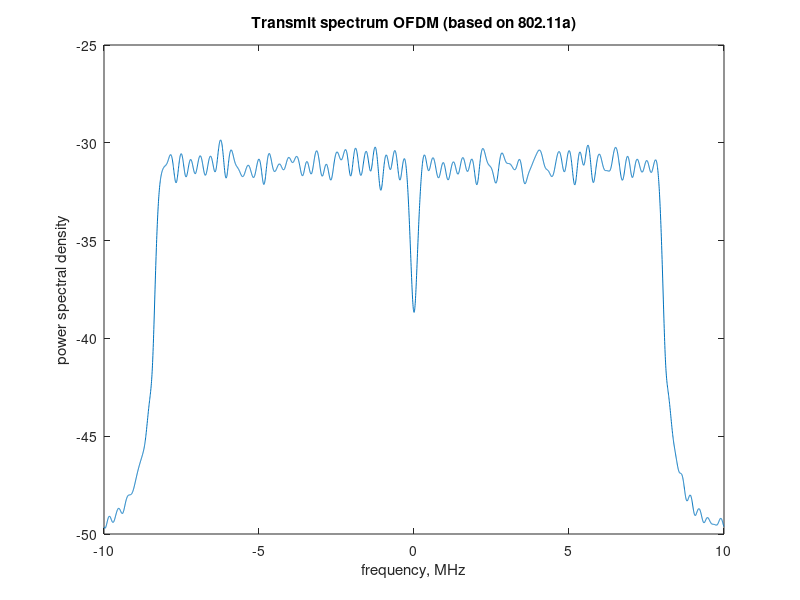

Write MATLAB code to recreate this figure.
clear
nFFTSize = 64;
% for each symbol bits a1 to a52 are assigned to subcarrier 
% index [-26 to -1 1 to 26] 
subcarrierIndex = [-26:-1 1:26];
nBit = 2500; 
ip = rand(1,nBit) > 0.5; % generating 1's and 0's
nBitPerSymbol = 52;

nSymbol = ceil(nBit/nBitPerSymbol);

% BPSK modulation
% bit0 --> -1
% bit1 --> +1
ipMod = 2*ip - 1; 
ipMod = [ipMod zeros(1,nBitPerSymbol*nSymbol-nBit)];
ipMod = reshape(ipMod,nSymbol,nBitPerSymbol);

st = []; % empty vector

for ii = 1:nSymbol

inputiFFT = zeros(1,nFFTSize);

% assigning bits a1 to a52 to subcarriers [-26 to -1, 1 to 26]
inputiFFT(subcarrierIndex+nFFTSize/2+1) = ipMod(ii,:);

%  shift subcarriers at indices [-26 to -1] to fft input indices [38 to 63]
inputiFFT = fftshift(inputiFFT); 

outputiFFT = ifft(inputiFFT,nFFTSize);

% adding cyclic prefix of 16 samples 
outputiFFT_with_CP = [outputiFFT(49:64) outputiFFT];

st = [st outputiFFT_with_CP]; 

end

close all
fsMHz = 20;
[Pxx,W] = pwelch(st,[],[],4096,20);    
plot([-2048:2047]*fsMHz/4096,10*log10(fftshift(Pxx)));
xlabel('frequency, MHz')
ylabel('power spectral density')
title('Transmit spectrum OFDM (based on 802.11a)');

